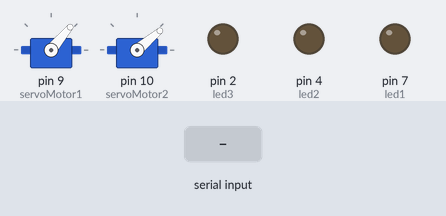
The sketch below on a simulated Arduino Uno, built with avr-gcc and run on an emulated ATmega328P. Parts: 2 × servo, output pins drawn as LEDs (lit = HIGH). The test bench sets the inputs (shaded band).

Above: at 4.4 s.
4.5 s: "1\n" received over Serial
At 8.1 s:
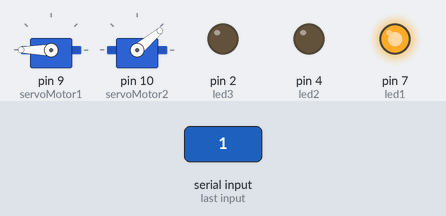
At 9.8 s:
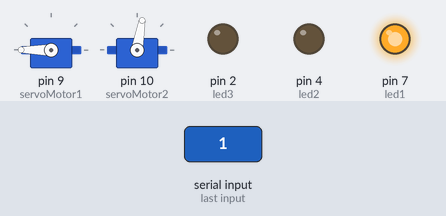
Timing chart, 0 to 16.5 s (numbered marks = the images above; inputs shaded):
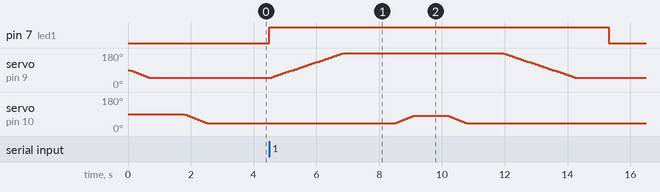

The sketch:

ProyectoFinal.ino
```cpp
#include <Servo.h>

// Declaramos la variable para controlar el servo
Servo servoMotor1;
Servo servoMotor2;
int caseNum;
bool standBy = false;
int led1 = 7;
int led2 = 4;
int led3 = 2;
int posServo1, posServo2;

void resetPosition(){
  posServo1 = servoMotor1.read();
  posServo2 = servoMotor2.read();

  for (int i = posServo1; i >= 50; i-=5) {
    servoMotor1.write(i);
    delay(80);
  }
  delay(1000);

  for (int j = posServo2; j >= 40; j-=5) {
    servoMotor2.write(j);
    delay(80);
  }
  delay(1000);

  standBy = true;
}

void verticalMovement(){
  for (int j = 40; j <= 80; j+=5) {
    servoMotor2.write(j);
    delay(80);
  }
  delay(1000);

  for (int j = 80; j >= 40; j-=5) {
    servoMotor2.write(j);
    delay(80);
  }
  delay(1000);
}

void movimiento (int angle) {
  standBy = false;

  for (int i = 50; i <= angle; i+=5) {
    servoMotor1.write(i);
    delay(90);
  }
  delay(1500);

  verticalMovement();

  for (int i = angle; i >= 50; i-=5) {
    servoMotor1.write(i);
    delay(90);
  }
  delay(1000);
  standBy = true;
 }


void setup() {
  // Iniciamos el monitor serie para mostrar el resultado
  Serial.begin(9600);
  pinMode(led1, OUTPUT);
  pinMode(led2, OUTPUT);
  pinMode(led3, OUTPUT);

  // Se definen los diferentes puertos y se asignan a los diferentes servomotores disponibles
  servoMotor1.attach(9); // servo de la base
  servoMotor2.attach(10); // servo del "codo"
}

void loop() {


  if (! standBy){
    resetPosition();
  }

  caseNum = Serial.parseInt();
  if (caseNum == 1) {
    digitalWrite(led1, HIGH);
    movimiento(180);
    digitalWrite(led1, LOW);
  } else if (caseNum == 2) {
    digitalWrite(led2, HIGH);
    movimiento(135);
    digitalWrite(led2, LOW);
  } else if (caseNum == 3) {
    digitalWrite(led3, HIGH);
    movimiento(90);
    digitalWrite(led3, LOW);
  } else if (caseNum == 4){
    verticalMovement();
  }
  caseNum = 0;


}
```

Measured:
- after the input at 4.5 s, pin 7 (led1): LOW → HIGH at once, → LOW 10.8 s later; servo on pin 9 (servoMotor1): rises from 50° to 180° in 2.3 s, then falls to 50° in 7.4 s; servo on pin 10 (servoMotor2): rises from 40° to 80° in 0.56 s, then falls to 40° in 1.7 s
